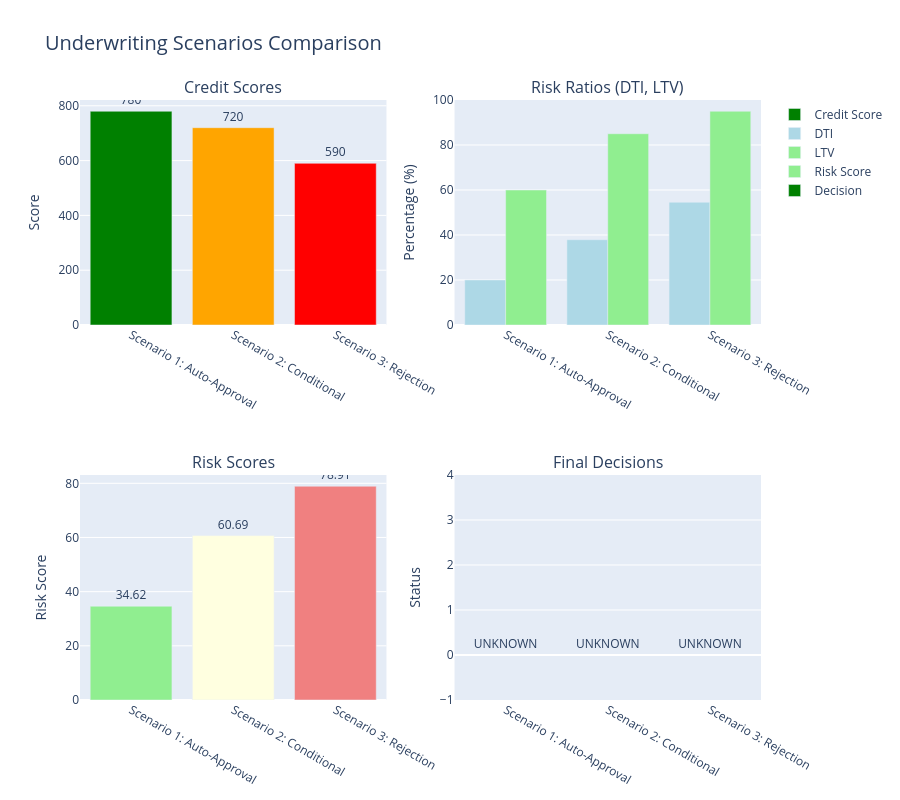

Notebook source saved alongside this figure:
### Markdown cell above
---

# Comparative Analysis

Compare all three scenarios side-by-side to understand how different risk factors impact the final decision.

### Code cell
# Extract comparison data - FIXED: Use correct field names
results = []

for scenario_name, state in [("Scenario 1: Auto-Approval", state1), 
                             ("Scenario 2: Conditional", state2), 
                             ("Scenario 3: Rejection", state3)]:
    result = {
        'scenario': scenario_name,
        'credit_score': state.get('credit_report', {}).get('credit_score', 0),
        'dti': state.get('risk_assessment', {}).get('debt_to_income_ratio', 0),
        'ltv': state.get('risk_assessment', {}).get('loan_to_value_ratio', 0),
        'risk_score': state.get('risk_assessment', {}).get('risk_score', 0),
        'decision': state.get('lending_decision', {}).get('decision_status', 'unknown'),
        'confidence': state.get('lending_decision', {}).get('confidence_score', 0),
        'interest_rate': state.get('lending_decision', {}).get('interest_rate', 0),
    }
    results.append(result)

# Create comparison DataFrame
comparison_df = pd.DataFrame(results)
print("\n" + "="*100)
print("SCENARIO COMPARISON TABLE")
print("="*100)
print(comparison_df.to_string(index=False))
print("="*100)

# Create interactive visualization
create_comparison_chart(results)

### Figure 1 — Plotly figure (JSON) as saved in the notebook; plotly's stock layout.template omitted (floating-point values rounded to 4 significant figures)
{"data": [{"marker": {"color": ["green", "orange", "red"]}, "name": "Credit Score", "text": [780.0, 720.0, 590.0], "textposition": "outside", "type": "bar", "x": ["Scenario 1: Auto-Approval", "Scenario 2: Conditional", "Scenario 3: Rejection"], "xaxis": "x", "y": [780, 720, 590], "yaxis": "y"}, {"marker": {"color": "lightblue"}, "name": "DTI", "type": "bar", "x": ["Scenario 1: Auto-Approval", "Scenario 2: Conditional", "Scenario 3: Rejection"], "xaxis": "x2", "y": [20, 37.89, 54.55], "yaxis": "y2"}, {"marker": {"color": "lightgreen"}, "name": "LTV", "type": "bar", "x": ["Scenario 1: Auto-Approval", "Scenario 2: Conditional", "Scenario 3: Rejection"], "xaxis": "x2", "y": [60, 85, 95], "yaxis": "y2"}, {"marker": {"color": ["lightgreen", "lightyellow", "lightcoral"]}, "name": "Risk Score", "text": [34.62, 60.69, 78.91], "textposition": "outside", "type": "bar", "x": ["Scenario 1: Auto-Approval", "Scenario 2: Conditional", "Scenario 3: Rejection"], "xaxis": "x3", "y": [34.62, 60.69, 78.91], "yaxis": "y3"}, {"marker": {"color": ["green", "orange", "red"]}, "name": "Decision", "text": ["UNKNOWN", "UNKNOWN", "UNKNOWN"], "textposition": "outside", "type": "bar", "x": ["Scenario 1: Auto-Approval", "Scenario 2: Conditional", "Scenario 3: Rejection"], "xaxis": "x4", "y": [NaN, NaN, NaN], "yaxis": "y4"}], "layout": {"annotations": [{"font": {"size": 16}, "showarrow": false, "text": "Credit Scores", "x": 0.225, "xanchor": "center", "xref": "paper", "y": 1, "yanchor": "bottom", "yref": "paper"}, {"font": {"size": 16}, "showarrow": false, "text": "Risk Ratios (DTI, LTV)", "x": 0.775, "xanchor": "center", "xref": "paper", "y": 1, "yanchor": "bottom", "yref": "paper"}, {"font": {"size": 16}, "showarrow": false, "text": "Risk Scores", "x": 0.225, "xanchor": "center", "xref": "paper", "y": 0.375, "yanchor": "bottom", "yref": "paper"}, {"font": {"size": 16}, "showarrow": false, "text": "Final Decisions", "x": 0.775, "xanchor": "center", "xref": "paper", "y": 0.375, "yanchor": "bottom", "yref": "paper"}], "height": 800, "showlegend": true, "title": {"font": {"size": 20}, "text": "Underwriting Scenarios Comparison"}, "xaxis": {"anchor": "y", "domain": [0, 0.45]}, "xaxis2": {"anchor": "y2", "domain": [0.55, 1]}, "xaxis3": {"anchor": "y3", "domain": [0, 0.45]}, "xaxis4": {"anchor": "y4", "domain": [0.55, 1]}, "yaxis": {"anchor": "x", "domain": [0.625, 1], "title": {"text": "Score"}}, "yaxis2": {"anchor": "x2", "domain": [0.625, 1], "title": {"text": "Percentage (%)"}}, "yaxis3": {"anchor": "x3", "domain": [0, 0.375], "title": {"text": "Risk Score"}}, "yaxis4": {"anchor": "x4", "domain": [0, 0.375], "title": {"text": "Status"}}}}
